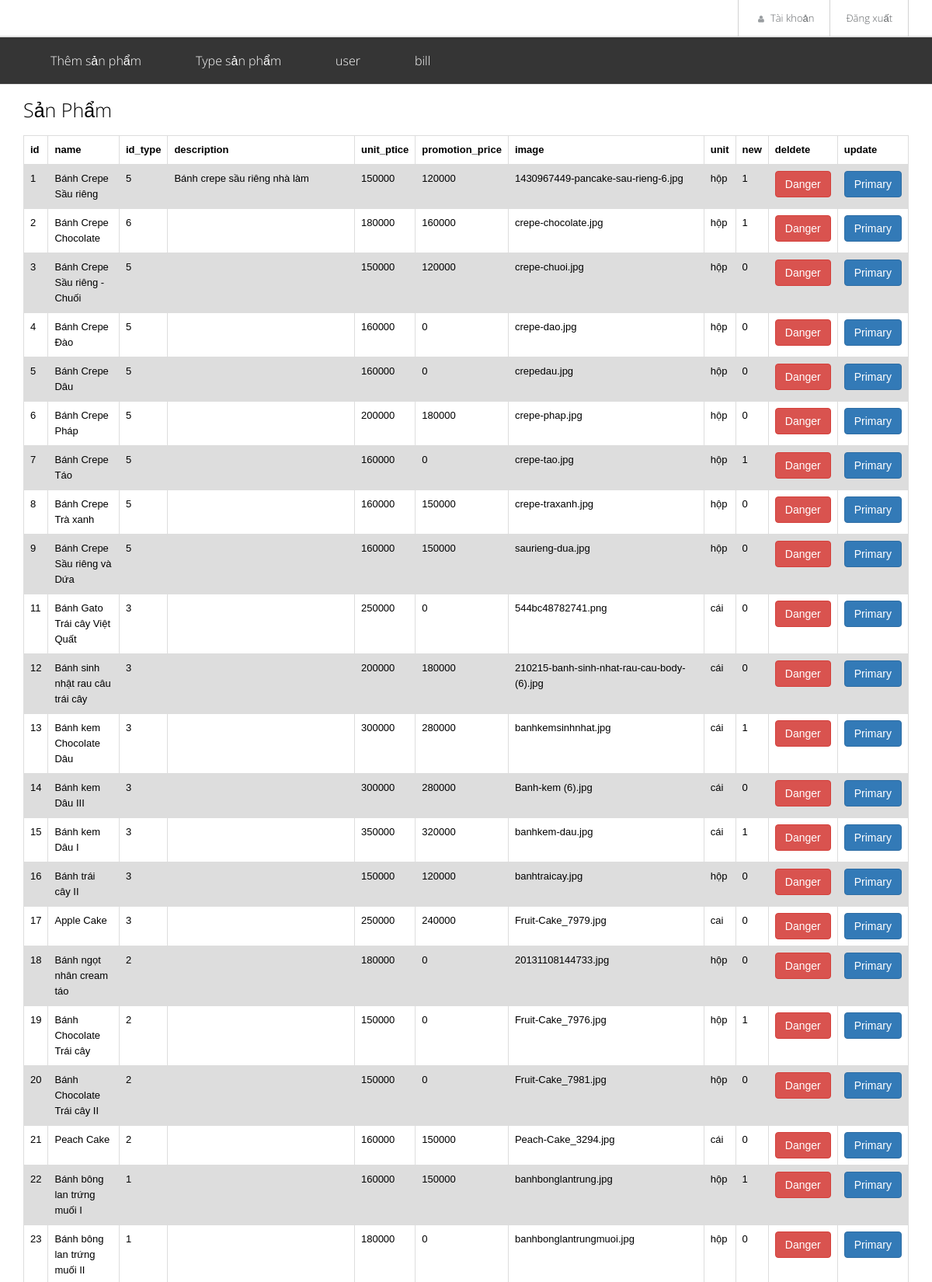
Screenshot of /admin_index.php (signed in, upper part) with the database file from the repository.
### tables this page shows
CREATE TABLE `products` (
  `id` int(10) UNSIGNED NOT NULL,
  `name` varchar(100) DEFAULT NULL,
  `id_type` int(10) UNSIGNED DEFAULT NULL,
  `description` text DEFAULT NULL,
  `unit_price` float DEFAULT NULL,
  `promotion_price` float DEFAULT NULL,
  `image` varchar(255) DEFAULT NULL,
  `unit` varchar(255) DEFAULT NULL,
  `new` tinyint(4) DEFAULT 0,
  `created_at` timestamp NULL DEFAULT NULL,
  `updated_at` timestamp NULL DEFAULT NULL
);

### Model/Product_Model.php (called while the page is built, shortened)
<?php
require_once('Bean/Product_Obj.php');
function adminGetAllProducts(){
	$arrProducts = array();
	$conn = Connect();
	$sql = "SELECT * FROM `products`";
	$result = $conn->query($sql);
	if ($result->num_rows > 0) {
		while($row = $result->fetch_assoc()) {
			$id = $row["id"];
			$name =  $row["name"];
			$id_type = $row["id_type"];
			$decription= $row["description"];
			$unit_price= $row["unit_price"];
			$promotion_price= $row["promotion_price"];
			$image= $row["image"];
			$unit= $row["unit"];
			$new_no = $row["new"];
			$create= $row["created_at"];
			$update= $row["updated_at"];
			$product = new Product_Obj($id,$name,$id_type,$decription,$unit_price,$promotion_price,$image,$unit,$new_no,$create,$update);
			array_push($arrProducts, $product);
		}
	} else {
		return $arrProducts ;
	}
	return $arrProducts ;
}
?>

### Bean/Product_Obj.php (called while the page is built, shortened)
<?php
	class Product_Obj
	{
		public function __construct($id,$name,$id_type,$decription,$unit_price,$promotion_price,$image,$unit,$new_no,$create,$update){
			$this->id = $id;
			$this->name = $name;
			$this->id_type = $id_type;
			$this->decription = $decription;
			$this->unit_price = $unit_price;
			$this->promotion_price = $promotion_price;
			$this->image = $image;
			$this->new_no = $new_no;
			$this->unit = $unit;
		}
	}
?>

### admin_index.php (the view)
<?php
	include "admin_include/header.php";
	include "model/Product_Model.php";
?>
	<div class="inner-header">
		<div class="container">
			<div class="pull-left">
				<h6 class="inner-title">Sản phẩm</h6>
			</div>
			<div class="clearfix"></div>
		</div>
	</div>
	<div class="container">
		<div id="content" class="space-top-none">
			<div class="main-content">
				<table>
  <tr>
    <th>id</th>
    <th>name</th>
    <th>id_type</th>
    <th>description</th>
    <th>unit_ptice</th>
    <th>promotion_price</th>
    <th>image</th>
    <th>unit</th>
    <th>new</th>
    <th>deldete</th>
    <th>update</th>
  </tr>
  <?php
  	$arr = adminGetAllProducts();
  	foreach ($arr as $value) {
  ?>
  <tr>
    <td><?php echo $value->id ?></td>
    <td><?php echo$value->name ?></td>
    <td><?php echo$value->id_type ?></td>
    <td><?php echo$value->decription ?></td>
    <td><?php echo$value->unit_price ?></td>
    <td><?php echo$value->promotion_price ?></td>
    <td><?php echo$value->image ?></td>
    <td><?php echo$value->unit ?></td>
    <td><?php echo$value->new_no ?></td>
    <td><input type="submit" class="btn btn-danger" value="Danger"></td>
    <td><input type="submit" class="btn btn-primary" value="Primary"></td>
  </tr>
  <?php
}
  ?>
</table>
			</div>
		</div>
	</div>
</body>
</html>

### assets/dest/css/huong-style.css (style rules this page uses)
.inner-header { background-color: #ffffff }
.inner-title,.beta-breadcrumb, .beta-breadcrumb a { color: black }

### admin_include/header.php (style rules this page uses)
table { font-family: arial, sans-serif; border-collapse: collapse; width: 100%; }
td, th { border: 1px solid #dddddd; text-align: left; padding: 8px; }
tr:nth-child(even) { background-color: #dddddd; }

### rows the page displays
products: id "1", name "Bánh Crepe Sầu riêng", id_type "5", description "Bánh crepe sầu riêng nhà làm", unit_price "150000", promotion_price "120000", image "1430967449-pancake-sau-rieng-6.jpg", unit "hộp", new "1"
products: id "2", name "Bánh Crepe Chocolate", id_type "6", unit_price "180000", promotion_price "160000", image "crepe-chocolate.jpg", unit "hộp", new "1"
products: id "3", name "Bánh Crepe Sầu riêng - Chuối", id_type "5", unit_price "150000", promotion_price "120000", image "crepe-chuoi.jpg", unit "hộp", new "0"
products: id "4", name "Bánh Crepe Đào", id_type "5", unit_price "160000", promotion_price "0", image "crepe-dao.jpg", unit "hộp", new "0"
products: id "5", name "Bánh Crepe Dâu", id_type "5", unit_price "160000", promotion_price "0", image "crepedau.jpg", unit "hộp", new "0"
products: id "6", name "Bánh Crepe Pháp", id_type "5", unit_price "200000", promotion_price "180000", image "crepe-phap.jpg", unit "hộp", new "0"
products: id "7", name "Bánh Crepe Táo", id_type "5", unit_price "160000", promotion_price "0", image "crepe-tao.jpg", unit "hộp", new "1"
products: id "8", name "Bánh Crepe Trà xanh", id_type "5", unit_price "160000", promotion_price "150000", image "crepe-traxanh.jpg", unit "hộp", new "0"
products: id "9", name "Bánh Crepe Sầu riêng và Dứa", id_type "5", unit_price "160000", promotion_price "150000", image "saurieng-dua.jpg", unit "hộp", new "0"
products: id "11", name "Bánh Gato Trái cây Việt Quất", id_type "3", unit_price "250000", promotion_price "0", image "544bc48782741.png", unit "cái", new "0"
products: id "12", name "Bánh sinh nhật rau câu trái cây", id_type "3", unit_price "200000", promotion_price "180000", image "210215-banh-sinh-nhat-rau-cau-body- (6).jpg", unit "cái", new "0"
products: id "13", name "Bánh kem Chocolate Dâu", id_type "3", unit_price "300000", promotion_price "280000", image "banhkemsinhnhat.jpg", unit "cái", new "1"
products: id "14", name "Bánh kem Dâu III", id_type "3", unit_price "300000", promotion_price "280000", image "Banh-kem (6).jpg", unit "cái", new "0"
products: id "15", name "Bánh kem Dâu I", id_type "3", unit_price "350000", promotion_price "320000", image "banhkem-dau.jpg", unit "cái", new "1"
products: id "16", name "Bánh trái cây II", id_type "3", unit_price "150000", promotion_price "120000", image "banhtraicay.jpg", unit "hộp", new "0"
products: id "17", name "Apple Cake", id_type "3", unit_price "250000", promotion_price "240000", image "Fruit-Cake_7979.jpg", unit "cai", new "0"
products: id "18", name "Bánh ngọt nhân cream táo", id_type "2", unit_price "180000", promotion_price "0", image "20131108144733.jpg", unit "hộp", new "0"
products: id "19", name "Bánh Chocolate Trái cây", id_type "2", unit_price "150000", promotion_price "0", image "Fruit-Cake_7976.jpg", unit "hộp", new "1"
products: id "20", name "Bánh Chocolate Trái cây II", id_type "2", unit_price "150000", promotion_price "0", image "Fruit-Cake_7981.jpg", unit "hộp", new "0"
products: id "21", name "Peach Cake", id_type "2", unit_price "160000", promotion_price "150000", image "Peach-Cake_3294.jpg", unit "cái", new "0"
products: id "22", name "Bánh bông lan trứng muối I", id_type "1", unit_price "160000", promotion_price "150000", image "banhbonglantrung.jpg", unit "hộp", new "1"
products: id "23", name "Bánh bông lan trứng muối II", id_type "1", unit_price "180000", promotion_price "0", image "banhbonglantrungmuoi.jpg", unit "hộp", new "0"
